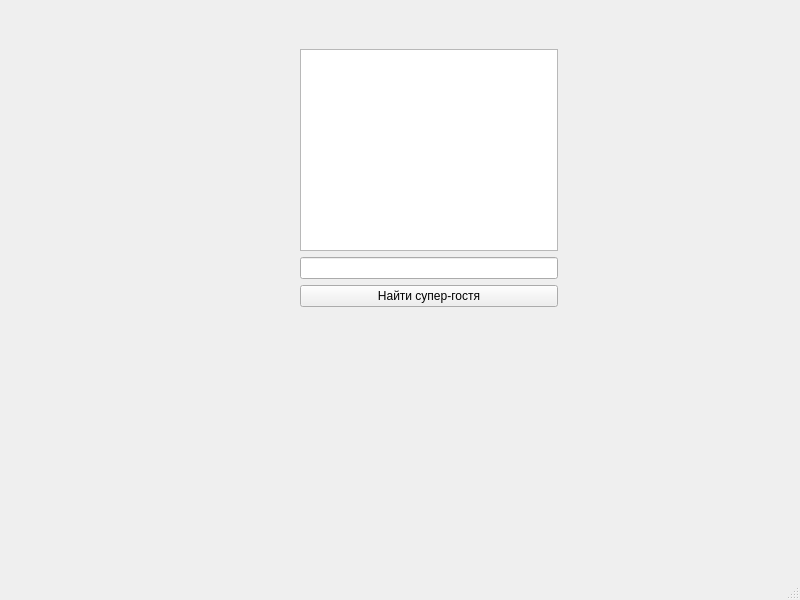
<?xml version="1.0" encoding="UTF-8"?>
<ui version="4.0">
 <class>MainWindow</class>
 <widget class="QMainWindow" name="MainWindow">
  <property name="geometry">
   <rect>
    <x>0</x>
    <y>0</y>
    <width>800</width>
    <height>600</height>
   </rect>
  </property>
  <property name="windowTitle">
   <string>MainWindow</string>
  </property>
  <widget class="QWidget" name="centralwidget">
   <widget class="QWidget" name="">
    <property name="geometry">
     <rect>
      <x>300</x>
      <y>49</y>
      <width>258</width>
      <height>258</height>
     </rect>
    </property>
    <layout class="QVBoxLayout" name="verticalLayout">
     <item>
      <widget class="QTextEdit" name="textEdit_log"/>
     </item>
     <item>
      <widget class="QLineEdit" name="lineEdit_result"/>
     </item>
     <item>
      <widget class="QPushButton" name="pushButton_check">
       <property name="text">
        <string>Найти супер-гостя</string>
       </property>
      </widget>
     </item>
    </layout>
   </widget>
  </widget>
  <widget class="QMenuBar" name="menubar">
   <property name="geometry">
    <rect>
     <x>0</x>
     <y>0</y>
     <width>800</width>
     <height>23</height>
    </rect>
   </property>
  </widget>
  <widget class="QStatusBar" name="statusbar"/>
 </widget>
 <resources/>
 <connections/>
</ui>
